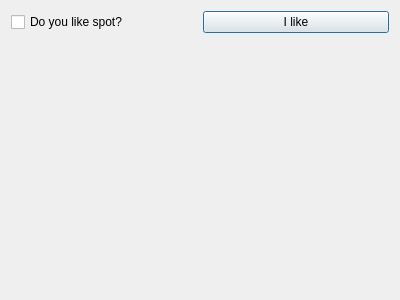
<?xml version="1.0" encoding="UTF-8"?>
<ui version="4.0">
 <class>Dialog</class>
 <widget class="QDialog" name="Dialog">
  <property name="geometry">
   <rect>
    <x>0</x>
    <y>0</y>
    <width>400</width>
    <height>300</height>
   </rect>
  </property>
  <property name="windowTitle">
   <string>Dialog</string>
  </property>
  <layout class="QVBoxLayout" name="verticalLayout">
   <item>
    <layout class="QHBoxLayout" name="horizontalLayout">
     <item>
      <widget class="QCheckBox" name="checkBox">
       <property name="text">
        <string>Do you like spot?</string>
       </property>
      </widget>
     </item>
     <item>
      <widget class="QPushButton" name="pushButton">
       <property name="text">
        <string>I like</string>
       </property>
      </widget>
     </item>
    </layout>
   </item>
   <item>
    <widget class="QLabel" name="label">
     <property name="text">
      <string/>
     </property>
    </widget>
   </item>
  </layout>
 </widget>
 <layoutdefault spacing="6" margin="11"/>
 <resources/>
 <connections/>
</ui>
